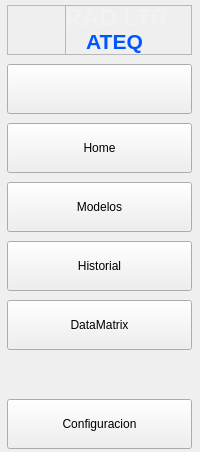
       <widget class="QWidget" name="Menus" native="true">
        <property name="sizePolicy">
         <sizepolicy hsizetype="Preferred" vsizetype="Preferred">
          <horstretch>0</horstretch>
          <verstretch>0</verstretch>
         </sizepolicy>
        </property>
        <property name="minimumSize">
         <size>
          <width>50</width>
          <height>0</height>
         </size>
        </property>
        <property name="maximumSize">
         <size>
          <width>16777215</width>
          <height>16777215</height>
         </size>
        </property>
        <layout class="QHBoxLayout" name="horizontalLayout_10">
         <property name="spacing">
          <number>0</number>
         </property>
         <property name="leftMargin">
          <number>0</number>
         </property>
         <property name="topMargin">
          <number>0</number>
         </property>
         <property name="rightMargin">
          <number>0</number>
         </property>
         <property name="bottomMargin">
          <number>0</number>
         </property>
         <item>
          <layout class="QHBoxLayout" name="horizontalLayout_8">
           <property name="spacing">
            <number>0</number>
           </property>
           <property name="leftMargin">
            <number>0</number>
           </property>
           <item>
            <widget class="QWidget" name="Left_Menu" native="true">
             <property name="sizePolicy">
              <sizepolicy hsizetype="Ignored" vsizetype="Preferred">
               <horstretch>0</horstretch>
               <verstretch>0</verstretch>
              </sizepolicy>
             </property>
             <property name="minimumSize">
              <size>
               <width>55</width>
               <height>0</height>
              </size>
             </property>
             <property name="maximumSize">
              <size>
               <width>185</width>
               <height>16777215</height>
              </size>
             </property>
             <property name="sizeIncrement">
              <size>
               <width>0</width>
               <height>0</height>
              </size>
             </property>
             <property name="styleSheet">
              <string notr="true"/>
             </property>
             <layout class="QVBoxLayout" name="verticalLayout_3">
              <property name="spacing">
               <number>0</number>
              </property>
              <property name="leftMargin">
               <number>0</number>
              </property>
              <property name="topMargin">
               <number>0</number>
              </property>
              <property name="rightMargin">
               <number>0</number>
              </property>
              <property name="bottomMargin">
               <number>0</number>
              </property>
              <item>
               <layout class="QVBoxLayout" name="LeftMenu_main">
                <property name="spacing">
                 <number>9</number>
                </property>
                <property name="sizeConstraint">
                 <enum>QLayout::SizeConstraint::SetDefaultConstraint</enum>
                </property>
                <property name="leftMargin">
                 <number>0</number>
                </property>
                <property name="topMargin">
                 <number>5</number>
                </property>
                <property name="rightMargin">
                 <number>0</number>
                </property>
                <property name="bottomMargin">
                 <number>3</number>
                </property>
                <item>
                 <widget class="QFrame" name="frame_titulo">
                  <property name="minimumSize">
                   <size>
                    <width>0</width>
                    <height>50</height>
                   </size>
                  </property>
                  <property name="maximumSize">
                   <size>
                    <width>16777215</width>
                    <height>50</height>
                   </size>
                  </property>
                  <property name="styleSheet">
                   <string notr="true"/>
                  </property>
                  <property name="frameShape">
                   <enum>QFrame::Shape::StyledPanel</enum>
                  </property>
                  <property name="frameShadow">
                   <enum>QFrame::Shadow::Raised</enum>
                  </property>
                  <widget class="QLabel" name="lbl_titulo">
                   <property name="geometry">
                    <rect>
                     <x>58</x>
                     <y>-2</y>
                     <width>101</width>
                     <height>31</height>
                    </rect>
                   </property>
                   <property name="text">
                    <string>&lt;html&gt;&lt;head/&gt;&lt;body&gt;&lt;p align=&quot;center&quot;&gt;&lt;span style=&quot; font-size:18pt; font-weight:700; color:#f2f2f2;&quot;&gt;RAD LTR&lt;/span&gt;&lt;/p&gt;&lt;/body&gt;&lt;/html&gt;</string>
                   </property>
                  </widget>
                  <widget class="QLabel" name="lbl_subtitulo">
                   <property name="geometry">
                    <rect>
                     <x>58</x>
                     <y>22</y>
                     <width>99</width>
                     <height>29</height>
                    </rect>
                   </property>
                   <property name="styleSheet">
                    <string notr="true">background-color: none;</string>
                   </property>
                   <property name="text">
                    <string>&lt;html&gt;&lt;head/&gt;&lt;body&gt;&lt;p align=&quot;center&quot;&gt;&lt;span style=&quot; font-size:16pt; font-weight:700; color:#0055ff;&quot;&gt;ATEQ&lt;/span&gt;&lt;/p&gt;&lt;/body&gt;&lt;/html&gt;</string>
                   </property>
                  </widget>
                  <widget class="QFrame" name="frame_logo">
                   <property name="geometry">
                    <rect>
                     <x>-6</x>
                     <y>0</y>
                     <width>65</width>
                     <height>53</height>
                    </rect>
                   </property>
                   <property name="styleSheet">
                    <string notr="true">background-color: none;
image: url(:/prefijoNuevo/icons/logo.ico);</string>
                   </property>
                   <property name="frameShape">
                    <enum>QFrame::Shape::StyledPanel</enum>
                   </property>
                   <property name="frameShadow">
                    <enum>QFrame::Shadow::Raised</enum>
                   </property>
                  </widget>
                  <zorder>lbl_subtitulo</zorder>
                  <zorder>lbl_titulo</zorder>
                  <zorder>frame_logo</zorder>
                 </widget>
                </item>
                <item>
                 <widget class="QPushButton" name="btn_latchMenu">
                  <property name="enabled">
                   <bool>true</bool>
                  </property>
                  <property name="minimumSize">
                   <size>
                    <width>0</width>
                    <height>50</height>
                   </size>
                  </property>
                  <property name="sizeIncrement">
                   <size>
                    <width>0</width>
                    <height>0</height>
                   </size>
                  </property>
                  <property name="baseSize">
                   <size>
                    <width>0</width>
                    <height>0</height>
                   </size>
                  </property>
                  <property name="styleSheet">
                   <string notr="true">/*QPushButton{
    background-position: left center;
    background-repeat: no-repeat;
	border: none;
	border-left: 20px solid transparent;
	background-color: rgb(37, 41, 48);
	text-align: left;
	padding-left: 44px;
	color: rgb(113, 126, 149);
	background-image: url(:/prefijoNuevo/icons/icon_menu.png);
}

QPushButton:hover {
	background-color: rgb(40, 44, 52);
}
QPushButton:pressed {
	background-color: rgb(189, 147, 249);
}
*/
</string>
                  </property>
                  <property name="text">
                   <string/>
                  </property>
                  <property name="checkable">
                   <bool>true</bool>
                  </property>
                  <property name="checked">
                   <bool>false</bool>
                  </property>
                 </widget>
                </item>
                <item>
                 <widget class="QPushButton" name="btn_home">
                  <property name="minimumSize">
                   <size>
                    <width>0</width>
                    <height>50</height>
                   </size>
                  </property>
                  <property name="styleSheet">
                   <string notr="true">/*QPushButton{
    background-position: left center;
    background-repeat: no-repeat;
	border: none;
	border-left: 20px solid transparent;
	background-color: rgb(37, 41, 48);
	text-align: left;
	padding-left: 44px;
	color: rgb(113, 126, 149);
    background-image: url(:/prefijoNuevo/icons/cil-home.png);
}

QPushButton:hover {
	background-color: rgb(40, 44, 52);
}
QPushButton:pressed {
	background-color: rgb(189, 147, 249);
}

*/</string>
                  </property>
                  <property name="text">
                   <string>Home</string>
                  </property>
                 </widget>
                </item>
                <item>
                 <widget class="QPushButton" name="btn_modelos">
                  <property name="minimumSize">
                   <size>
                    <width>0</width>
                    <height>50</height>
                   </size>
                  </property>
                  <property name="styleSheet">
                   <string notr="true">/*QPushButton{
    background-position: left center;
    background-repeat: no-repeat;
	border: none;
	border-left: 20px solid transparent;
	background-color: rgb(37, 41, 48);
	text-align: left;
	padding-left: 44px;
	color: rgb(113, 126, 149);
		
	background-image: url(:/prefijoNuevo/icons/cil-loop-circular.png);
}

QPushButton:hover {
	background-color: rgb(40, 44, 52);
}
QPushButton:pressed {
	background-color: rgb(189, 147, 249);
}*/

</string>
                  </property>
                  <property name="text">
                   <string>Modelos</string>
                  </property>
                 </widget>
                </item>
                <item>
                 <widget class="QPushButton" name="btn_historial">
                  <property name="minimumSize">
                   <size>
                    <width>0</width>
                    <height>50</height>
                   </size>
                  </property>
                  <property name="styleSheet">
                   <string notr="true">/*QPushButton{
    background-position: left center;
    background-repeat: no-repeat;
	border: none;
	border-left: 20px solid transparent;
	background-color: rgb(37, 41, 48);
	text-align: left;
	padding-left: 44px;
	color: rgb(113, 126, 149);
    background-image: url(:/prefijoNuevo/icons/cil-file.png);
}

QPushButton:hover {
	background-color: rgb(40, 44, 52);
}
QPushButton:pressed {
	background-color: rgb(189, 147, 249);
}
*/
</string>
                  </property>
                  <property name="text">
                   <string>Historial</string>
                  </property>
                 </widget>
                </item>
                <item>
                 <widget class="QPushButton" name="btn_reportes">
                  <property name="minimumSize">
                   <size>
                    <width>0</width>
                    <height>50</height>
                   </size>
                  </property>
                  <property name="styleSheet">
                   <string notr="true">/*
QPushButton{
    background-position: left center;
    background-repeat: no-repeat;
	border: none;
	border-left: 20px solid transparent;
	background-color: rgb(37, 41, 48);
	text-align: left;
	padding-left: 44px;
	color: rgb(113, 126, 149);
    background-image: url(:/prefijoNuevo/icons/cil-notes.png);
}

QPushButton:hover {
	background-color: rgb(40, 44, 52);
}
QPushButton:pressed {
	background-color: rgb(189, 147, 249);
}
*/
</string>
                  </property>
                  <property name="text">
                   <string>DataMatrix</string>
                  </property>
                 </widget>
                </item>
                <item>
                 <spacer name="verticalSpacer_2">
                  <property name="orientation">
                   <enum>Qt::Orientation::Vertical</enum>
                  </property>
                  <property name="sizeHint" stdset="0">
                   <size>
                    <width>20</width>
                    <height>40</height>
                   </size>
                  </property>
                 </spacer>
                </item>
                <item>
                 <widget class="QPushButton" name="btn_config">
                  <property name="minimumSize">
                   <size>
                    <width>0</width>
                    <height>50</height>
                   </size>
                  </property>
                  <property name="styleSheet">
                   <string notr="true">/*QPushButton{
    background-position: left center;
    background-repeat: no-repeat;
	border: none;
	border-left: 20px solid transparent;
	background-color: rgb(37, 41, 48);
	text-align: left;
	padding-left: 44px;
	color: rgb(113, 126, 149);
    
	background-image: url(:/prefijoNuevo/icons/icon_settings.png);
}

QPushButton:hover {
	background-color: rgb(40, 44, 52);
}
QPushButton:pressed {
	background-color: rgb(189, 147, 249);
}*/
</string>
                  </property>
                  <property name="text">
                   <string>Configuracion</string>
                  </property>
                 </widget>
                </item>
               </layout>
              </item>
             </layout>
            </widget>
           </item>
          </layout>
         </item>
        </layout>
       </widget>
